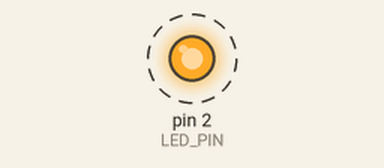
Recording of a sketch running on a simulated Arduino Uno, built with avr-gcc and run on an emulated ATmega328P. On the bench: output pins drawn as LEDs (lit = HIGH). Dashed ring = blinking.

Above: at 0.2 s.
Timing chart, 0 to 3.0 s (numbered marks = the images above):
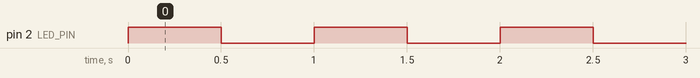

The sketch:

Blink.ino
```cpp
const uint8_t LED_PIN = 2;
bool ledOn = false;

void setup() {
  // put your setup code here, to run once:
  pinMode(LED_PIN, OUTPUT);
}

void loop() {
  // put your main code here, to run repeatedly:
  if (ledOn)
  {
    ledOn = false;
    digitalWrite(LED_PIN, LOW);  // Turn LED off
  }
  else
  {
    ledOn = true;
    digitalWrite(LED_PIN, HIGH); // Turn LED off
  }

  delay(500U);
}
```

Measured:
- by itself, pin 2 (LED_PIN): alternates HIGH for 0.50 s and LOW for 0.50 s
